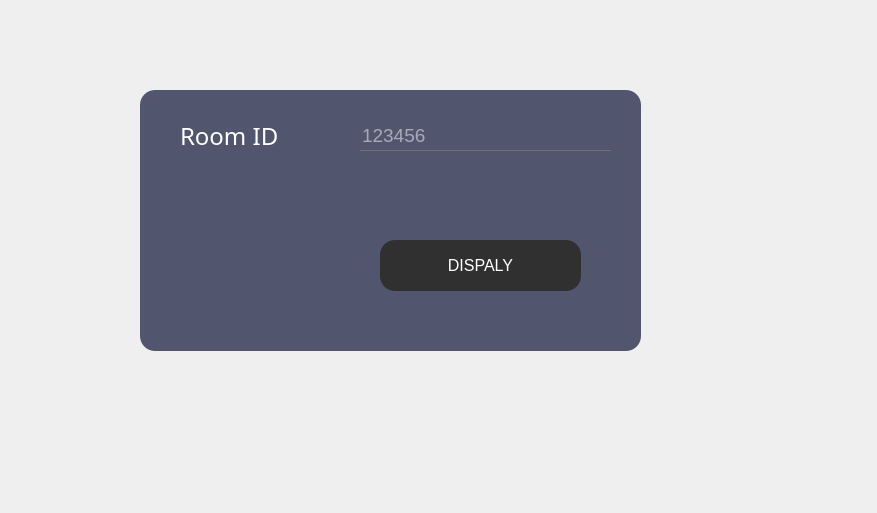
<?xml version="1.0" encoding="UTF-8"?>
<ui version="4.0">
 <class>display</class>
 <widget class="QDialog" name="display">
  <property name="geometry">
   <rect>
    <x>0</x>
    <y>0</y>
    <width>877</width>
    <height>513</height>
   </rect>
  </property>
  <property name="windowTitle">
   <string>Dialog</string>
  </property>
  <property name="styleSheet">
   <string notr="true">*{
background:url(C:/Users/hedi2/downloads/hamer.jpg)
}</string>
  </property>
  <widget class="QFrame" name="add_room">
   <property name="geometry">
    <rect>
     <x>140</x>
     <y>90</y>
     <width>501</width>
     <height>261</height>
    </rect>
   </property>
   <property name="styleSheet">
    <string notr="true">QFrame
{
	background:#51556e;
    border-radius:15px;
}</string>
   </property>
   <property name="frameShape">
    <enum>QFrame::StyledPanel</enum>
   </property>
   <property name="frameShadow">
    <enum>QFrame::Raised</enum>
   </property>
   <widget class="QPushButton" name="DEL">
    <property name="geometry">
     <rect>
      <x>240</x>
      <y>150</y>
      <width>201</width>
      <height>51</height>
     </rect>
    </property>
    <property name="font">
     <font>
      <pointsize>12</pointsize>
     </font>
    </property>
    <property name="styleSheet">
     <string notr="true">*{
color:white;
border-radius: 15px;
background:#303030;
}

*:hover
{
	color:#303030;
	border-radius:15px;
	background:white
}</string>
    </property>
    <property name="text">
     <string>DISPALY</string>
    </property>
   </widget>
   <widget class="QLineEdit" name="LRI">
    <property name="geometry">
     <rect>
      <x>220</x>
      <y>30</y>
      <width>251</width>
      <height>31</height>
     </rect>
    </property>
    <property name="font">
     <font>
      <pointsize>14</pointsize>
     </font>
    </property>
    <property name="acceptDrops">
     <bool>true</bool>
    </property>
    <property name="styleSheet">
     <string notr="true">*{
background:transparent;
border:none;
color:white;
border-bottom:1px solid #717072;
}</string>
    </property>
    <property name="inputMask">
     <string/>
    </property>
    <property name="text">
     <string/>
    </property>
    <property name="maxLength">
     <number>32767</number>
    </property>
    <property name="echoMode">
     <enum>QLineEdit::Normal</enum>
    </property>
    <property name="placeholderText">
     <string>123456</string>
    </property>
   </widget>
   <widget class="QLabel" name="RID">
    <property name="geometry">
     <rect>
      <x>40</x>
      <y>20</y>
      <width>121</width>
      <height>51</height>
     </rect>
    </property>
    <property name="styleSheet">
     <string notr="true">*{
    font-family:century gothic;
    font-size:24px;
	color:white;
}

</string>
    </property>
    <property name="text">
     <string>Room ID</string>
    </property>
   </widget>
   <zorder>DEL</zorder>
   <zorder>RID</zorder>
   <zorder>LRI</zorder>
  </widget>
 </widget>
 <resources/>
 <connections/>
</ui>
